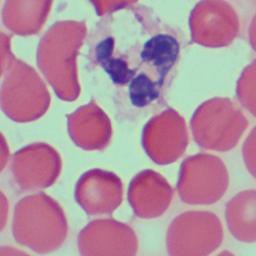
#> input picture dataset/BDS/images/image-1.png, 256 x 256 px; the run also reads 1 picture not shown here
$ jupyter execute --allow-errors bb_detect.ipynb
#> lines starting #> are read from the running program, lines starting #| are printed output that depends on the picture; after the words box and inside, x2 and y2 are one past the last pixel; in counts of white or black regions, pixels touching at a corner belong together
__How can we distinguish two cells are rbc and wbc ?__ \
Fisrt, we must to observe characteristics and realize that:
- RBC has color like <ins>red</ins>
- WBC has color like <ins>purple</ins>

[cell 1]
#Read Image
import cv2
import numpy as np
import matplotlib.pyplot as plt
img_name = 'dataset/BDS/images/image-1.png'
img = cv2.imread(img_name)
#> img is the input picture: shape (256, 256, 3); mean B, G, R 159.5, 143.8, 176.8
#Convert to RGB
img_rgb = cv2.cvtColor(img, cv2.COLOR_BGR2RGB)
#Display Image
plt.imshow(img_rgb)
plt.axis('off')
plt.show()

So, we need a mask to these task

[cell 2]
img_hsv = cv2.cvtColor(img, cv2.COLOR_BGR2HSV)
#> img_hsv: shape (256, 256, 3); mean H, S, V 123, 78.5, 189.1
# Hue đỏ/hồng nằm ở 2 đầu vòng màu HSV (0-15 và 155-180)
rbc_mask1 = cv2.inRange(img_hsv, np.array([0,   40, 100]), np.array([15,  255, 255]))
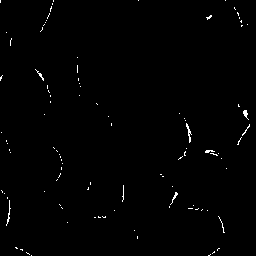
#> rbc_mask1: shape (256, 256); 0.75% white in thin lines or dots
rbc_mask2 = cv2.inRange(img_hsv, np.array([155, 40, 100]), np.array([180, 255, 255]))
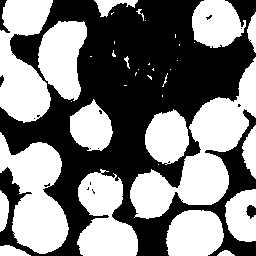
#> rbc_mask2: shape (256, 256); 50.1% white; 16 black regions (12 under 20 px), largest, box (x1, y1, x2, y2) and area: (0, 0, 256, 256) 32374, (0, 0, 10, 33) 135, (246, 205, 256, 219) 94, (0, 75, 4, 87) 31
rbc_mask  = cv2.bitwise_or(rbc_mask1, rbc_mask2)
#> rbc_mask: shape (256, 256); 50.9% white; 17 black regions (13 under 20 px), largest, box (x1, y1, x2, y2) and area: (0, 0, 256, 256) 31902, (0, 0, 10, 33) 131, (246, 205, 256, 219) 94, (0, 76, 4, 87) 23

kernel = cv2.getStructuringElement(cv2.MORPH_ELLIPSE, (5, 5))
rbc_mask = cv2.morphologyEx(rbc_mask, cv2.MORPH_CLOSE, kernel, iterations=3)
#> rbc_mask: shape (256, 256); 55.6% white; 12 black regions, largest, box (x1, y1, x2, y2) and area: (0, 0, 254, 236) 23454, (114, 202, 171, 256) 1590, (222, 147, 256, 195) 970
rbc_mask = cv2.morphologyEx(rbc_mask, cv2.MORPH_OPEN,  kernel, iterations=1)
#> rbc_mask: shape (256, 256); 55.2% white; 12 black regions, largest, box (x1, y1, x2, y2) and area: (0, 0, 256, 236) 23693, (114, 202, 171, 256) 1599, (222, 147, 256, 195) 972

plt.imshow(rbc_mask, cmap='gray')
plt.axis('off')
plt.show()

Now, we will separate origin image into two image using mask \
First, Let's see rbc

[cell 3]
result_rbc = img.copy()
result_rbc[rbc_mask == 0] = 255
result_rbc_rbg = cv2.cvtColor(result_rbc, cv2.COLOR_BGR2RGB)
plt.imshow(result_rbc_rbg)
plt.axis('off')
plt.show()

Similiar to wbc

[cell 4]
result_wbc = img.copy()
result_wbc[rbc_mask == 255] = 255
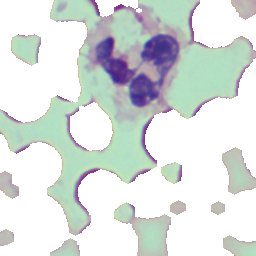
#> result_wbc: shape (256, 256, 3); mean B, G, R 221.9, 224.4, 217.9
result_wbc_rbg = cv2.cvtColor(result_wbc, cv2.COLOR_BGR2RGB)
plt.imshow(result_wbc_rbg)
plt.axis('off')
plt.show()

Mow, we will process each one

# RBC processing

[cell 5]
#Make process frequen
def median_dilation(img, iters = 1):
    #Median first
    img_median = cv2.medianBlur(img, 5)
    kernel = np.ones((3, 3), np.uint8)
    while iters > 0:
        #Dilation
        img_median = cv2.dilate(img_median, kernel, iterations=1)
        #Median again
        img_median = cv2.medianBlur(img_median, 5)
        iters -= 1
    return img_median

Turn to gray and binary image

[cell 6]
img_rbc_gray = cv2.cvtColor(result_rbc, cv2.COLOR_RGB2GRAY)
_, img_rbc_binary = cv2.threshold(img_rbc_gray, 135, 255, cv2.THRESH_BINARY)
#> img_rbc_binary: shape (256, 256); 56.6% white; 24 black regions (1 under 20 px), largest, box (x1, y1, x2, y2) and area: (38, 21, 86, 101) 2537, (0, 33, 50, 122) 2451, (14, 192, 67, 251) 2304

plt.figure(figsize=(10,5))

# Ảnh grayscale
plt.subplot(1, 2, 1)
plt.imshow(img_rbc_gray, cmap='gray')
plt.title("Grayscale")
plt.axis("off")

# Ảnh binary
plt.subplot(1, 2, 2)
plt.imshow(img_rbc_binary, cmap='gray')
plt.title("Binary")
plt.axis("off")

plt.show()

[cell 7]
img_test = img_rbc_gray.copy()
img_test[img_rbc_gray >= 135] = 255
img_test[img_rbc_gray <= 80] = 255
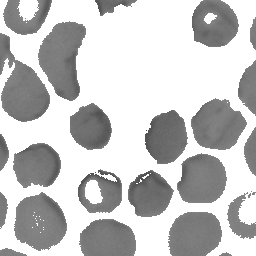
#> img_test: shape (256, 256); min 81, max 255, mean 196.5
img_test = median_dilation(img_test, 0)
#> after the loop in median_dilation, `while iters > 0:`: iters = 0

_, img_rbc_binary = cv2.threshold(img_test, 140, 255, cv2.THRESH_BINARY)
#> img_rbc_binary: shape (256, 256); 57.4% white; 23 black regions, largest, box (x1, y1, x2, y2) and area: (38, 22, 86, 101) 2512, (0, 33, 50, 122) 2429, (14, 193, 67, 251) 2284
plt.imshow(img_rbc_binary, cmap="gray")
plt.axis("off")
plt.show()

Try use median + dilation

[cell 8]
iters = 10
plt.figure(figsize=(12,3))

for i in range(iters):
    img_rbc_median_dilation = median_dilation(img_rbc_binary, i+1)

    plt.subplot(1, iters, i+1)
    plt.imshow(img_rbc_median_dilation, cmap='gray')
    plt.title(f"Iter = {i+1}")
    plt.axis("off")

plt.suptitle("Median + Dilation")
plt.show()
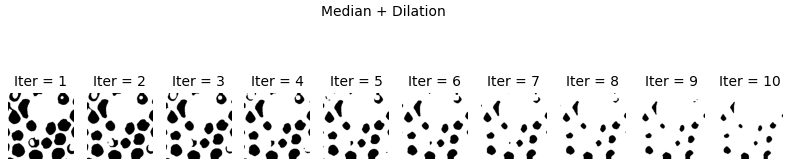
#> figure drawn by matplotlib, 10 panels

Using Canny to detect edges

[cell 9]
img_rbc_median_dilation = median_dilation(img_rbc_binary,2)

plt.imshow(img_rbc_median_dilation, cmap='gray')
plt.axis('off')
plt.show()

[cell 10]
img_rbc_median_dilation = median_dilation(img_rbc_binary, 1)
#Use Canny Edge Detection
edges_rbc = cv2.Canny(img_rbc_median_dilation, 50, 150)
#> edges_rbc: shape (256, 256); 4.1% white in thin lines or dots

plt.figure(figsize=(8,4))
#Display Edges
plt.subplot(1,2,1)
plt.imshow(edges_rbc, cmap='gray')
plt.axis('off')

edges = cv2.Canny(img_test, 50, 150)
#> edges: shape (256, 256); 4.4% white in thin lines or dots
plt.subplot(1,2,2)
plt.imshow(edges, cmap='gray')
plt.axis('off')
plt.show()

Use BFS to find lines and detect object

[cell 11]
#Sử dụng thành phần liên thông để tìm các contour
graph = edges_rbc.copy()

def get_neighbors(graph, vertex):
    neighbors = []
    x, y = vertex
    for dx in [-1, 0, 1]:
        for dy in [-1, 0, 1]:
            if dx == 0 and dy == 0:
                continue
            nx, ny = x + dx, y + dy
            if 0 <= nx < graph.shape[0] and 0 <= ny < graph.shape[1] and graph[nx, ny] == 255:
                neighbors.append((nx, ny))
    return neighbors

def bfs(graph, start):
    visited = set()
    queue = [start]
    while queue:
        vertex = queue.pop(0)
        if vertex not in visited:
            visited.add(vertex)
            neighbors = get_neighbors(graph, vertex)
            queue.extend(neighbors)
    return visited

def find_connected_components(graph):
    visited = set()
    components = []
    for x in range(graph.shape[0]):
        for y in range(graph.shape[1]):
            if graph[x, y] == 255 and (x, y) not in visited:
                component = bfs(graph, (x, y))
                visited.update(component)
                components.append(component)
    return components

rbc_components = find_connected_components(graph)

[cell 12]
def from_bin_to_component(img, iters):
    processed_img = median_dilation(img, iters)
    edges = cv2.Canny(processed_img, 50, 100)
    graph = edges.copy()
    components = find_connected_components(graph)
    return components

[cell 13]
def draw_boundingboxes(image, components):
    for component in components:
        xs = [vertex[0] for vertex in component]
        ys = [vertex[1] for vertex in component]
        x_min, x_max = min(xs), max(xs)
        y_min, y_max = min(ys), max(ys)
        cv2.rectangle(image, (y_min, x_min), (y_max, x_max), (255, 0, 0), 2)
#Draw bounding boxes on the original image
img_with_boxes = img_rgb.copy()
draw_boundingboxes(img_with_boxes, rbc_components)
#> the loop in draw_boundingboxes, `for component in components:` made 26 passes
#> after the loop in draw_boundingboxes, `for component in components:`:
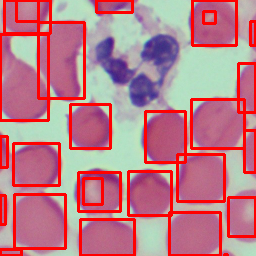
#> image: shape (256, 256, 3); mean R, G, B 188.2, 122.7, 135.4
#Display Image with Bounding Boxes
plt.imshow(img_with_boxes)
plt.axis('off')
plt.show()

We will filter some boxes with small size

[cell 14]
#Now we will filter the bounding boxes based on their size to remove noise
def filter_boundingboxes(components, min_size=100, max_size=10000):
    filtered_components = []
    for component in components:
        xs = [vertex[0] for vertex in component]
        ys = [vertex[1] for vertex in component]
        x_min, x_max = min(xs), max(xs)
        y_min, y_max = min(ys), max(ys)
        x_delta = x_max -x_min
        y_delta = y_max -y_min
        if min_size <= x_delta +y_delta  <= max_size:
            filtered_components.append(component)
    return filtered_components

[cell 15]
#Filter bounding boxes
filtered_rbc_components = filter_boundingboxes(rbc_components, min_size=40, max_size=140)
#> the loop in filter_boundingboxes, `for component in components:` made 26 passes
#Draw filtered bounding boxes on the original image
img_with_filtered_boxes = img_rgb.copy()
draw_boundingboxes(img_with_filtered_boxes, filtered_rbc_components)
#> the loop in draw_boundingboxes (call 2), `for component in components:` made 20 passes
#Display Image with Filtered Bounding Boxes
plt.imshow(img_with_filtered_boxes)
plt.axis('off')
plt.show()

[cell 16]
def process_filter(img, iters=2, min_size=40, max_size=300):
    components = from_bin_to_component(img, iters)
    filtered_components = filter_boundingboxes(components, min_size, max_size)
    return filtered_components

Process overlap boxes by using Non Maximum Suppression

[cell 17]
#We using Non Maximum Suppression to further refine the bounding boxes
def compute_iou(box1, box2):
    x1_min, y1_min, x1_max, y1_max = box1
    x2_min, y2_min, x2_max, y2_max = box2

    # Calculate intersection
    inter_x_min = max(x1_min, x2_min)
    inter_y_min = max(y1_min, y2_min)
    inter_x_max = min(x1_max, x2_max)
    inter_y_max = min(y1_max, y2_max)

    if inter_x_max < inter_x_min or inter_y_max < inter_y_min:
        return 0.0  # No overlap

    inter_area = (inter_x_max - inter_x_min) * (inter_y_max - inter_y_min)

    # Calculate union
    box1_area = (x1_max - x1_min) * (y1_max - y1_min)
    box2_area = (x2_max - x2_min) * (y2_max - y2_min)

    union_area = box1_area + box2_area - inter_area

    return inter_area / union_area

def non_maximum_suppression(components, overlap_threshold=0.5, boxes = False):
    if len(components) == 0:
        return []

    if not boxes:
        # Extract bounding boxes
        boxes = []
        for component in components:
            xs = [vertex[0] for vertex in component]
            ys = [vertex[1] for vertex in component]
            x_min, x_max = min(xs), max(xs)
            y_min, y_max = min(ys), max(ys)
            boxes.append((x_min, y_min, x_max, y_max))
    else:
        boxes = []
        for component in components:
            x_min, y_min, x_max, y_max = component
            boxes.append((x_min, y_min, x_max, y_max))

    # Sort boxes by area
    boxes.sort(key=lambda x: (x[2] - x[0]) * (x[3] - x[1]), reverse=True)

    selected_boxes = []

    while boxes:
        current_box = boxes.pop(0)
        selected_boxes.append(current_box)

        boxes = [box for box in boxes if compute_iou(current_box, box) < overlap_threshold]

    return selected_boxes

[cell 18]
#Apply Non Maximum Suppression
final_boxes = non_maximum_suppression(filtered_rbc_components, overlap_threshold=0.3)
#> the loop in non_maximum_suppression, `for component in components:` made 20 passes
#> the loop in non_maximum_suppression, `while boxes:` made 18 passes
#Draw final bounding boxes after NMS
img_final = img_rgb.copy()
for box in final_boxes:
    x_min, y_min, x_max, y_max = box
    cv2.rectangle(img_final, (y_min, x_min), (y_max, x_max), (255, 0, 0), 2)
#> this loop made 18 passes
#> box on passes 1 to 8: (34, 0, 120, 48), (22, 38, 98, 84), (194, 14, 248, 65), (99, 191, 148, 244), (154, 177, 201, 224), (212, 169, 255, 220), (111, 145, 162, 185), (0, 192, 45, 236)
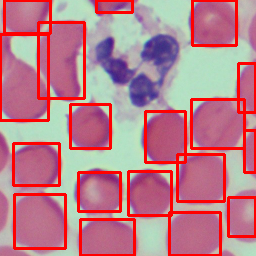
#> img_final: shape (256, 256, 3); mean R, G, B 186.8, 124.7, 138.1
#Display final result
plt.imshow(img_final)
plt.title('Final Result after NMS')
plt.axis('off')
plt.show()

Some boxes may lie in the bigger ones so we need remove it

[cell 19]
#Case: bounding boxes lie in a boxes, remove
# [15 lines left out: function remove_nested_boxes, not called in this run]

[cell 20]
def compute_intersection(boxA, boxB):
    xA = max(boxA[0], boxB[0])
    yA = max(boxA[1], boxB[1])
    xB = min(boxA[2], boxB[2])
    yB = min(boxA[3], boxB[3])

    inter_w = max(0, xB - xA)
    inter_h = max(0, yB - yA)
    return inter_w * inter_h


def box_area(box):
    return (box[2] - box[0]) * (box[3] - box[1])


def remove_nested_boxes(boxes, threshold=0.8):
    """
    threshold: % diện tích của box bị overlap để coi là nested
    """
    keep_boxes = []

    for i, box in enumerate(boxes):
        area_box = box_area(box)
        is_nested = False

        for j, other_box in enumerate(boxes):
            if i == j:
                continue

            inter = compute_intersection(box, other_box)

            # tỷ lệ overlap trên chính box
            overlap_ratio = inter / (area_box + 1e-6)
            #print(overlap_ratio)

            if overlap_ratio > threshold:
                # box này gần như nằm trong box kia
                is_nested = True
                break

        if not is_nested:
            keep_boxes.append(box)

    return keep_boxes

[cell 21]
#Remove nested boxes
final_boxes_non_nested = remove_nested_boxes(final_boxes, 0.7)
#> the loop in remove_nested_boxes, `for i, box in enumerate(boxes):` made 18 passes
#Draw non-nested bounding boxes
img_non_nested = img_rgb.copy()
for box in final_boxes_non_nested:
    x_min, y_min, x_max, y_max = box
    cv2.rectangle(img_non_nested, (y_min, x_min), (y_max, x_max), (255, 0, 0), 2)
#Display non-nested result
plt.imshow(img_non_nested)
plt.title('Final Result after Removing Nested Boxes')
plt.axis('off')
plt.show()

Now, we will summary all to one function

[cell 22]
def process_normal_box_for_rbc(image_rbc):
    img_gray = cv2.cvtColor(image_rbc, cv2.COLOR_RGB2GRAY)
    img_gray[img_gray >= 135] = 255
    img_gray[img_gray <= 80] = 255

    img_gray = median_dilation(img_gray, 0)
    _, img_binary = cv2.threshold(img_gray, 130, 255, cv2.THRESH_BINARY)

    #Process normal boxes
    egdes = cv2.Canny(img_binary, 50, 150)
    component_1 = find_connected_components(egdes)
    component_1 = filter_boundingboxes(component_1, 40, 140)
    normal_boxes = non_maximum_suppression(component_1, 0.3)
    normal_boxes = remove_nested_boxes(normal_boxes, 0.7)

    component_1 = normal_boxes

    return component_1

def process_overlap_box_for_rbc(image_rbc):
    img_gray = cv2.cvtColor(image_rbc, cv2.COLOR_RGB2GRAY)
    img_gray[img_gray >= 135] = 255
    img_gray[img_gray <= 80]

    img_gray = median_dilation(img_gray, 1)
    _, img_binary = cv2.threshold(img_gray, 125, 255, cv2.THRESH_BINARY)

    #Process normal boxes
    overlap_boxes = process_filter(img_binary, 2, 60, 115)
    overlap_boxes = non_maximum_suppression(overlap_boxes, 0.3)
    overlap_boxes = remove_nested_boxes(overlap_boxes)


    return overlap_boxes
def process_bounding_box_for_rbc(image_rbc):
    normal = process_normal_box_for_rbc(image_rbc)
    overlap = process_overlap_box_for_rbc(image_rbc)

    total = overlap + normal
    total = non_maximum_suppression(total, boxes= True)
    total = remove_nested_boxes(total)

    img_h = image_rbc.shape[0]
    img_w = image_rbc.shape[1]
    relaxed_boxes = []
    for box in total:
        x_min, y_min, x_max, y_max = box
        relaxed_box = (
            max(0, x_min - 5),
            max(0, y_min - 5),
            min(img_w, x_max + 5),   # fix: width for x, height for y
            min(img_h, y_max + 5),
        )
        relaxed_boxes.append(relaxed_box)

    return relaxed_boxes

def process_mask(image_src):
    img = cv2.imread(image_src)
    img_hsv = cv2.cvtColor(img, cv2.COLOR_BGR2HSV)
    # Hue đỏ/hồng nằm ở 2 đầu vòng màu HSV (0-15 và 155-180)
    rbc_mask1 = cv2.inRange(img_hsv, np.array([0,   40, 100]), np.array([15,  255, 255]))
    rbc_mask2 = cv2.inRange(img_hsv, np.array([155, 40, 100]), np.array([180, 255, 255]))
    rbc_mask  = cv2.bitwise_or(rbc_mask1, rbc_mask2)

    kernel = cv2.getStructuringElement(cv2.MORPH_ELLIPSE, (5, 5))
    rbc_mask = cv2.morphologyEx(rbc_mask, cv2.MORPH_CLOSE, kernel, iterations=3)
    rbc_mask = cv2.morphologyEx(rbc_mask, cv2.MORPH_OPEN,  kernel, iterations=1)

    rbc_img = img.copy()
    rbc_img[rbc_mask == 0] = 255

    wbc_img = img.copy()
    wbc_img[rbc_mask == 255] = 255

    return rbc_img, wbc_img

[cell 23]
 #Test the function
image_name = "image-10.png"
image = 'dataset/BDS/images/'+image_name
rbc_img, wbc_img = process_mask(image)
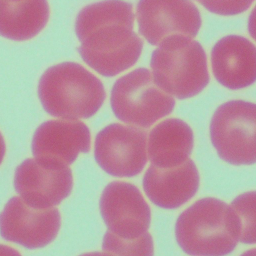
#> input picture dataset/BDS/images/image-10.png, 256 x 256 px
#> in process_mask, img is the input picture: shape (256, 256, 3); mean B, G, R 160, 150.5, 183
#> in process_mask, `wbc_img[rbc_mask == 255] = 255`:
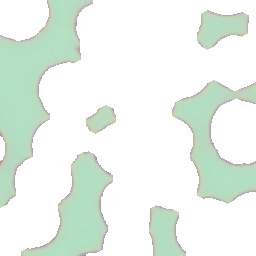
#> wbc_img: shape (256, 256, 3); mean B, G, R 234.6, 242.3, 232.4
final_boxes = process_bounding_box_for_rbc(rbc_img)
#> the loop in filter_boundingboxes (call 2), `for component in components:` made 38 passes
#> the loop in non_maximum_suppression (call 2), `for component in components:` made 20 passes
#> the loop in non_maximum_suppression (call 2), `while boxes:` made 20 passes
#> the loop in remove_nested_boxes (call 2), `for i, box in enumerate(boxes):` made 20 passes
#> box on passes 1 to 8: (66, 42, 113, 98), (202, 180, 252, 229), (201, 3, 243, 54), (127, 96, 171, 144), (185, 104, 236, 145), (37, 213, 86, 255), (4, 80, 46, 127), (121, 147, 166, 189)
#> the loop in median_dilation (call 15), `while iters > 0:` made 1 pass
#> pass 1, in median_dilation (call 15), `img_median = cv2.dilate(img_median, kernel, iterations=1)`:
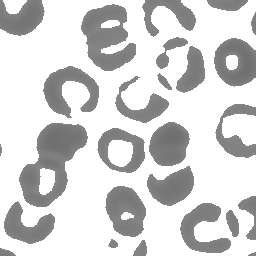
#> img_median: shape (256, 256); min 110, max 255, mean 211.2
#> the loop in process_bounding_box_for_rbc, `for box in total:` made 20 passes
#Draw final bounding boxes on the original image

img_with_final_boxes = cv2.cvtColor(cv2.imread(image), cv2.COLOR_BGR2RGB)
for box in final_boxes:
    x_min, y_min, x_max, y_max = box
    cv2.rectangle(img_with_final_boxes, (y_min, x_min), (y_max, x_max), (255, 0, 255), 2)
#> this loop made 20 passes
#> box on passes 1 to 8: (61, 37, 118, 103), (197, 175, 256, 234), (196, 0, 248, 59), (122, 91, 176, 149), (180, 99, 241, 150), (32, 208, 91, 256), (0, 75, 51, 132), (116, 142, 171, 194)
#Display Image with Final Bounding Boxes
plt.figure(figsize=(10,6))
plt.suptitle("Comparision of CV methods and ground truth")

plt.subplot(1,2,1)
plt.imshow(img_with_final_boxes)
plt.title("CV methods")
plt.axis('off')
#From annotations.csv file, we will read the bounding box coordinates and draw them on the image 2
import pandas as pd
#> (the rest of this cell did not finish here and is left out)

# WBC Processing

[cell 24]
img_wbc_gray = cv2.cvtColor(result_wbc, cv2.COLOR_RGB2GRAY)
_, img_wbc_binary = cv2.threshold(img_wbc_gray, 180, 255, cv2.THRESH_BINARY)

plt.figure(figsize=(10,5))

# Ảnh grayscale
plt.subplot(1, 2, 1)
plt.imshow(img_wbc_gray, cmap='gray')
plt.title("Grayscale")
plt.axis("off")

# Ảnh binary
plt.subplot(1, 2, 2)
plt.imshow(img_wbc_binary, cmap='gray')
plt.title("Binary")
plt.axis("off")

plt.show()

[cell 25]
iters = 10
plt.figure(figsize=(12,3))

for i in range(iters):
    img_wbc_median_dilation = median_dilation(img_wbc_binary, i+1)

    plt.subplot(1, iters, i+1)
    plt.imshow(img_wbc_median_dilation, cmap='gray')
    plt.title(f"Iter = {i+1}")
    plt.axis("off")

plt.suptitle("Median + Dilation")
plt.show()

SUM UP

[cell 26]
def process_bounding_box_for_wbc(img_wbc):
    img_wbc_gray = cv2.cvtColor(img_wbc, cv2.COLOR_RGB2GRAY)
    _, img_wbc_binary = cv2.threshold(img_wbc_gray, 180, 255, cv2.THRESH_BINARY)
    component = process_filter(img_wbc_binary,1,40,1000)

    final_boxes = non_maximum_suppression(component)
    final_boxes = remove_nested_boxes(final_boxes)
    relaxed_boxes = []
    img_h = img_wbc.shape[0]
    img_w = img_wbc.shape[1]
    for box in final_boxes:
        x_min, y_min, x_max, y_max = box
        relaxed_box = (
            max(0, x_min - 15),
            max(0, y_min - 15),
            min(img_w, x_max + 15),   # fix: width for x, height for y
            min(img_h, y_max + 15),
        )
        relaxed_boxes.append(relaxed_box)
    return final_boxes

def process_bounding_box(rbc_img, wbc_img):
    rbc_boxes = process_bounding_box_for_rbc(rbc_img)
    wbc_boxes = process_bounding_box_for_wbc(wbc_img)
    return rbc_boxes + wbc_boxes

[cell 27]
 #Test the function
image_name = "image-7.png"
image = 'dataset/BDS/images/'+image_name
rbc_img, wbc_img = process_mask(image)
final_boxes = process_bounding_box(rbc_img,wbc_img)
#> the loop in process_bounding_box_for_rbc (call 2), `for box in total:` made 21 passes
#> box on passes 1 to 8: (9, 160, 57, 210), (46, 188, 92, 238), (14, 109, 66, 152), (14, 55, 55, 109), (217, 0, 255, 58), (138, 188, 179, 240), (62, 0, 108, 45), (221, 68, 255, 116)
#> the loop in process_bounding_box_for_wbc, `for box in final_boxes:` made 1 pass
#> box on pass 1: (116, 30, 220, 92)
#Draw final bounding boxes on the original image

img_with_final_boxes = cv2.cvtColor(cv2.imread(image), cv2.COLOR_BGR2RGB)
for box in final_boxes:
    x_min, y_min, x_max, y_max = box
    cv2.rectangle(img_with_final_boxes, (y_min, x_min), (y_max, x_max), (255, 0, 255), 2)
#> this loop made 22 passes
#> box on passes 1 to 8: (4, 155, 62, 215), (41, 183, 97, 243), (9, 104, 71, 157), (9, 50, 60, 114), (212, 0, 256, 63), (133, 183, 184, 245), (57, 0, 113, 50), (216, 63, 256, 121)
#Display Image with Final Bounding Boxes
plt.figure(figsize=(10,6))
plt.suptitle("Comparision of CV methods and ground truth")

plt.subplot(1,2,1)
plt.imshow(img_with_final_boxes)
plt.title("CV methods")
plt.axis('off')
#From annotations.csv file, we will read the bounding box coordinates and draw them on the image 2
import pandas as pd
#> (the rest of this cell did not finish here and is left out)
